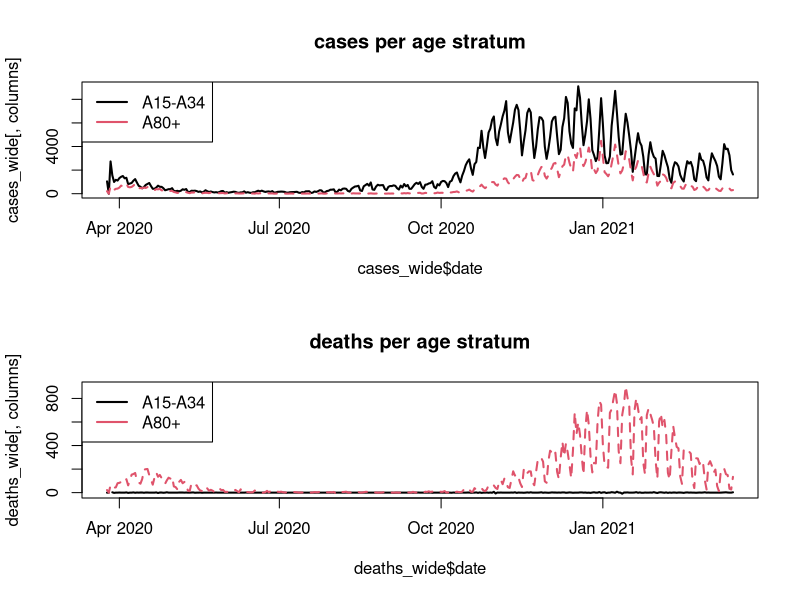
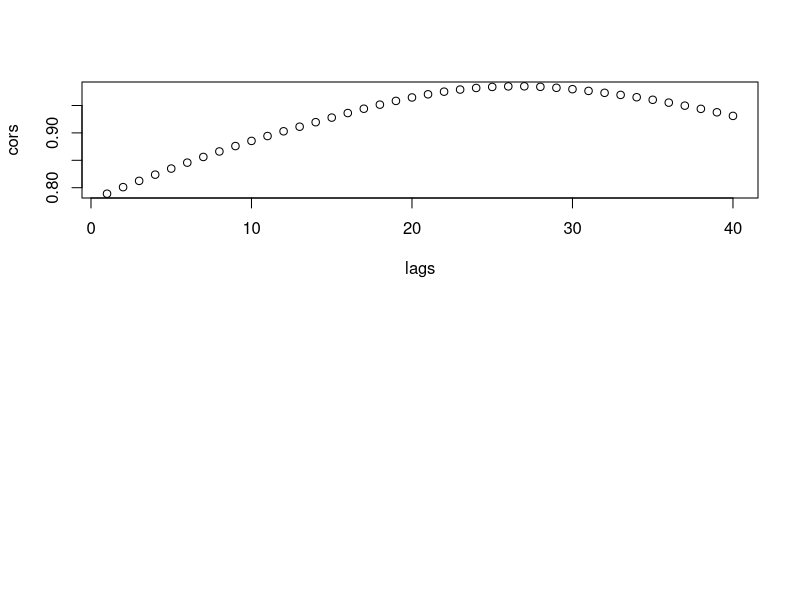

Here is the R script that generated these plots, in order:
## ---- chunk 1
cases_raw <- read.csv("./data-truth/truth_RKI-Incident Cases by Age_Germany.csv")
deaths_raw <- read.csv("./data-truth/truth_RKI-Incident Deaths by Age_Germany.csv")
## ---- chunk 2
names(cases_raw)
names(deaths_raw)
## ---- chunk 3
# restrict to Germany and useful columns only
cases <- subset(cases_raw, location_name=="Germany", select=c(date, age_group, value))
deaths <- subset(deaths_raw, location_name=="Germany", select=c(date, age_group, value))

# reset index
row.names(cases) <- NULL
row.names(deaths) <- NULL
## ---- chunk 4
# get age groups
unique(cases["age_group"])
unique(deaths["age_group"])

ags <- unname(unlist(unique(deaths["age_group"])))
ags
## ---- chunk 5
head(cases)
tail(cases)

head(deaths)
tail(deaths)

# same time horizon : 2020-03-25 -> 2021-03-16

dim(cases)
dim(deaths)
## ---- chunk 6
length(unique(cases$date))
length(unique(deaths$date))
all(unique(deaths$date) == unique(cases$date))
# same 357 dates

start_date <- as.Date(cases$date[1])
end_date <- as.Date(cases$date[dim(cases)[1]])
end_date - start_date + 1 # == 357
# all dates in horizon seem to be covered

# guess: not every date contains all age strata; especially death data doesnt
## ---- chunk 7
# get time series in wide format / age groups in rows
cases_wide <- setNames(reshape(cases, idvar="date", timevar="age_group", direction = "wide"), c("date", ags))
deaths_wide <- setNames(reshape(deaths, idvar="date", timevar="age_group", direction = "wide"), c("date", ags))

cases_wide$date <- as.Date(cases_wide$date)
deaths_wide$date <- as.Date(deaths_wide$date)

row.names(cases_wide) <- NULL
row.names(deaths_wide) <- NULL
## ---- chunk 8
par(mfrow=c(2,1))
colours <- 1:length(ags)
line_width <- 2
columns <- c(ags[3],ags[6])
plot_type <- "l"

matplot(cases_wide$date, cases_wide[,columns], 
        pch=1, type=plot_type, lwd=line_width, col=colours, main="cases per age stratum")
legend('topleft',legend=columns, col=colours, lwd=line_width)

matplot(deaths_wide$date, deaths_wide[,columns], 
        pch=1, type=plot_type, lwd=line_width, col=colours, main="deaths per age stratum")
legend('topleft',legend=columns, col=colours, lwd=line_width)
## ---- chunk 9
# check NAs
for (ag in ags){
  print(any(is.na(cases_wide[,ag])))
}

for (ag in ags){
  print(any(is.na(deaths_wide[,ag])))
}

# => NAs in death data
## ---- chunk 10
# replace NAs with zero
cases_wide[is.na(cases_wide)] <- 0
deaths_wide[is.na(deaths_wide)] <- 0
## ---- chunk 11
for (ag in ags){
  print(sum(cases_wide[,ag]))
  print(sum(deaths_wide[,ag]))
  print("")
} 
# => ags[5] has many deaths and cases
ags[5]
## ---- chunk 12
# get cases and deaths for one group in one frame
age_group <- c("A60-A79")
# case_death_group cdg
cdg <- data.frame(cases_wide[,"date"], cases_wide[,age_group], deaths_wide[,age_group])
colnames(cdg) <- c("date", paste("cases", age_group), paste("deaths", age_group))
## ---- chunk 13
# form 7-day sums
rolling_sum <- function(ts, window=7){
  w <- window 
  len <- length(ts)
  ts_ <- numeric(length=(len-w+1))
  for(i in 1:(len-w+1)){
    ts_[i] <- sum(ts[i:(i+w-1)])
  }
  return(ts_)
}
## ---- chunk 14
cdg_rs <- data.frame(cdg[,"date"][-1:-6], rolling_sum(cdg[,2]), rolling_sum(cdg[,3]))
colnames(cdg_rs) <- c("date", paste("cases rolsum", age_group), paste("deaths rolsum", age_group))
## ---- chunk 15
# calculate correlation between case/death time series
cor(cdg[,2], cdg[,3])
## ---- chunk 16
lags <- 1:40
len <- length(cdg_rs[,1])
cors <- numeric(length=length(lags))
for(l in lags){
  # lag time series
  lagged_cases <- cdg_rs[1:(len-l+1),2]
  lagged_deaths <- cdg_rs[l:len,3]
  cd_cor <- cor(lagged_cases, lagged_deaths)
  cors[l] <- cd_cor
  # print(paste("lag =", l, "cor =", cd_cor))
}

plot(lags, cors)
max(cors)
lags[which.max(cors)]
## ---- chunk 17
cors
